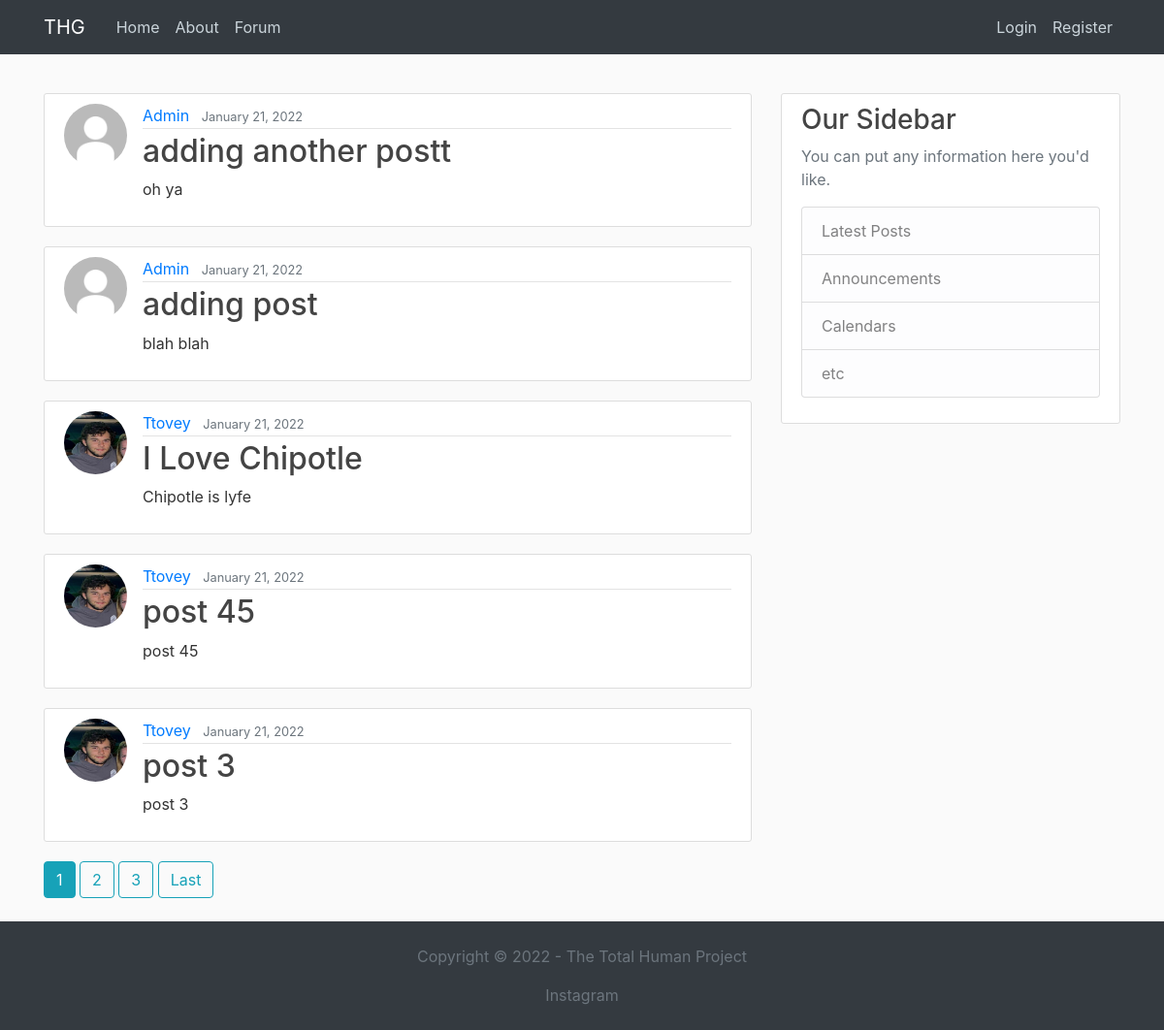
The app's page /forum/ with its own data.
### blog/models.py (models this page shows, shortened)
class Post(models.Model):
    title = models.CharField(max_length=100)
    content = models.TextField()
    date_posted = models.DateTimeField(default=timezone.now)
    author = models.ForeignKey(User, on_delete=models.CASCADE)

### users/models.py (models this page shows, shortened)
class Profile(models.Model):
    user = models.OneToOneField(User, on_delete=models.CASCADE)
    image = models.ImageField(default='default.jpg', upload_to='profile_pics')

### blog/views.py (the view)
# urls.py: path('forum/', PostListView.as_view(), name='blog-home'),
class PostListView(ListView):  # <app>/<model>_<viewtype>.html
    model = Post
    template_name = 'blog/blog_home.html'
    context_object_name = 'posts'
    ordering = ['-date_posted']
    paginate_by = 5

### blog/templates/blog/blog_home.html (shortened to what this page needs)
{% extends "blog/base.html" %}
{% block content %}
{% for post in posts %}
<article class="media content-section">
    <img class="rounded-circle article-img" src="{{ post.author.profile.image.url }}">
    <div class="media-body">
        <div class="article-metadata">
            <a class="mr-2" href="{% url 'user-posts' post.author.username %}">{{ post.author }}</a>
            <small class="text-muted">{{ post.date_posted|date:"F d, Y" }}</small>
        </div>
        <h2><a class="article-title" href="{% url 'post-detail' post.id %}">{{ post.title }}</a></h2>
        <p class="article-content">{{ post.content }}</p>
    </div>
</article>
{% endfor %}
{% if is_paginated %}
{% for num in page_obj.paginator.page_range %}
{% if page_obj.number == num %}
<a class="btn btn-info mb-4" href="?page={{ num }}">{{ num }}</a>
{% elif num > page_obj.number|add:'-3' and num < page_obj.number|add:'+3' %} <a class="btn btn-outline-info mb-4"
    href="?page={{ num }}">{{ num }}</a>
    {% endif %}
    {% endfor %}
    {% if page_obj.has_next %}
    <a class="btn btn-outline-info mb-4" href="?page={{ page_obj.paginator.num_pages }}">Last</a>
    {% endif %}
    {% endif %}
    {% endblock content %}
    {% block sidebar %}
    <div class="col-md-4">
        <div class="content-section">
            <h3>Our Sidebar</h3>
            <p class='text-muted'>You can put any information here you'd like.
            <ul class="list-group">
                <li class="list-group-item list-group-item-light">Latest Posts</li>
                <li class="list-group-item list-group-item-light">Announcements</li>
                <li class="list-group-item list-group-item-light">Calendars</li>
                <li class="list-group-item list-group-item-light">etc</li>
            </ul>
            </p>
        </div>
    </div>
    {% endblock sidebar %}

### blog/templates/blog/base.html (shortened to what this page needs)
{% load static %}
<!DOCTYPE html>
<html lang="en">
<head>
    <link rel="stylesheet" href="https://stackpath.bootstrapcdn.com/bootstrap/4.3.1/css/bootstrap.min.css"
>
    <link rel="stylesheet" href="{% static 'blog/main.css' %}" type='text/css'>
</head>
<body class='d-flex flex-column'>
    <div class="flex-grow-1 flex-shrink-0">
        <header class="site-header">
            <nav class="navbar navbar-expand-md navbar-dark bg-dark fixed-top">
                <div class="container">
                    <a class="navbar-brand mr-4" href="/">THG</a>
                    <div class="collapse navbar-collapse" id="navbarToggle">
                        <div class="navbar-nav mr-auto">
                            <a class="nav-item nav-link" href="{% url 'landing' %}">Home</a>
                            <a class="nav-item nav-link" href="{% url 'blog-about' %}">About</a>
                            <a class="nav-item nav-link" href="{% url 'blog-home' %}">Forum</a>
                        </div>
                        <div class="navbar-nav">
                            {% if user.is_authenticated %}
                            <a class="nav-item nav-link" href="{% url 'post-create' %}">New Post</a>
                            <a class="nav-item nav-link" href="{% url 'profile' %}">Profile</a>
                            <a class="nav-item nav-link" href="{% url 'logout' %}">Logout</a>
                            {% else %}
                            <a class="nav-item nav-link" href="{% url 'login' %}">Login</a>
                            <a class="nav-item nav-link" href="{% url 'register' %}">Register</a>
                            {% endif %}
                        </div>
                    </div>
                </div>
            </nav>
        </header>
        <main role="main" class="container">
            <div class="row">
                <div class="col-md-8">
                    {% block content %}{% endblock %}
                </div>
                {% block sidebar %}{% endblock %}
            </div>
        </main>
    </div>
    <footer class="py-4 bg-dark flex-shrink-0">
        <div class="container text-center">
            <p class='text-muted'>Copyright &copy 2022 - The Total Human Project</p>
            <a href="https://www.instagram.com/thetotalhumanproject/" class="text-muted">Instagram</a>
        </div>
    </footer>
</body>
</html>

### blog/static/blog/main.css (style rules this page uses)
body { background: #fafafa; color: #333333; margin-top: 6rem; }
h1, h2, h3, h4, h5, h6 { color: #444444; }
ul { margin: 0; }
.site-header .navbar-nav .nav-link { color: #cbd5db; }
.content-section { background: #ffffff; padding: 10px 20px; border: 1px solid #dddddd; border-radius: 3px; margin-bottom: 20px; }
.article-title { color: #444444; }
.article-content { white-space: pre-line; }
.article-img { height: 65px; width: 65px; margin-right: 16px; }
.article-metadata { padding-bottom: 1px; margin-bottom: 4px; border-bottom: 1px solid #e3e3e3 }
html, body { height: 100%; }

### records on screen
Post: author.profile.image (placeholder picture), author "Admin", date_posted "January 21, 2022", title "adding another postt", content "oh ya"
Post: author.profile.image (placeholder picture), author "Admin", date_posted "January 21, 2022", title "adding post", content "blah blah"
Post: author.profile.image (picture), author "Ttovey", date_posted "January 21, 2022", title "I Love Chipotle", content "Chipotle is lyfe"
Post: author.profile.image (picture), author "Ttovey", date_posted "January 21, 2022", title "post 45", content "post 45"
Post: author.profile.image (picture), author "Ttovey", date_posted "January 21, 2022", title "post 3", content "post 3"

### other values on screen
{{ num }} "1"
{{ num }} "2" "3"
